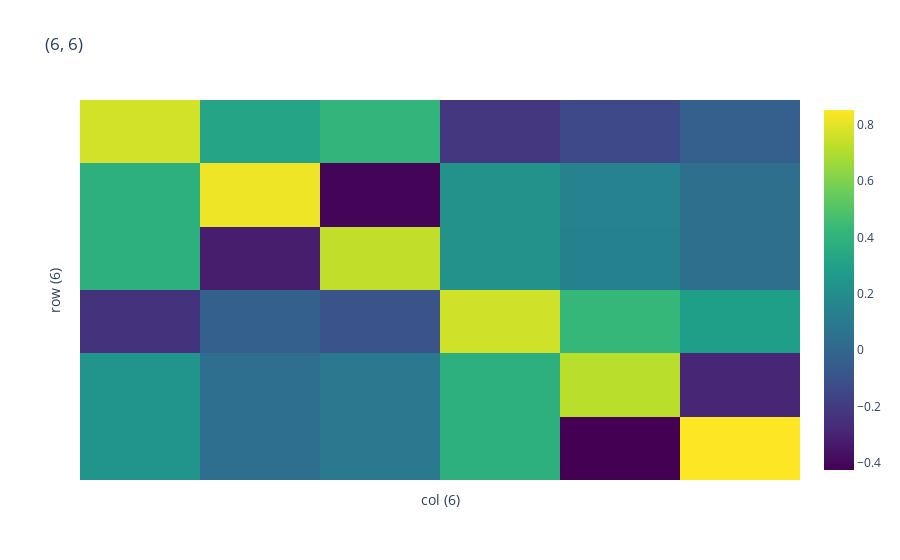

The notebook cell this image was saved under:
### Code cell
from interp_utils import heatmap

heatmap(write_out @ read_in.T)

### Figure 1 — Plotly figure (JSON) as saved in the notebook; plotly's stock layout.template omitted (floating-point values rounded to 4 significant figures)
{"data": [{"colorscale": [[0, "#440154"], [0.1111, "#482878"], [0.2222, "#3e4989"], [0.3333, "#31688e"], [0.4444, "#26828e"], [0.5556, "#1f9e89"], [0.6667, "#35b779"], [0.7778, "#6ece58"], [0.8889, "#b5de2b"], [1, "#fde725"]], "hovertemplate": "%{y}%{x}val: %{z:.2f}<extra></extra>", "type": "heatmap", "x": ["col: 0<br>", "col: 1<br>", "col: 2<br>", "col: 3<br>", "col: 4<br>", "col: 5<br>"], "y": ["row: 0<br>", "row: 1<br>", "row: 2<br>", "row: 3<br>", "row: 4<br>", "row: 5<br>"], "z": [[0.7652, 0.3223, 0.4107, -0.2238, -0.1407, -0.03847], [0.3787, 0.8217, -0.4097, 0.2216, 0.1424, 0.04016], [0.3788, -0.3215, 0.7333, 0.2246, 0.1397, 0.03783], [-0.238, -0.03602, -0.09248, 0.7635, 0.4266, 0.2925], [0.2373, 0.03597, 0.09211, 0.3803, 0.7176, -0.2912], [0.2386, 0.03555, 0.09305, 0.3802, -0.4245, 0.8516]]}], "layout": {"title": {"text": "(6, 6)"}, "xaxis": {"showticklabels": false, "title": {"text": "col (6)"}}, "yaxis": {"autorange": "reversed", "showticklabels": false, "title": {"text": "row (6)"}}}}
